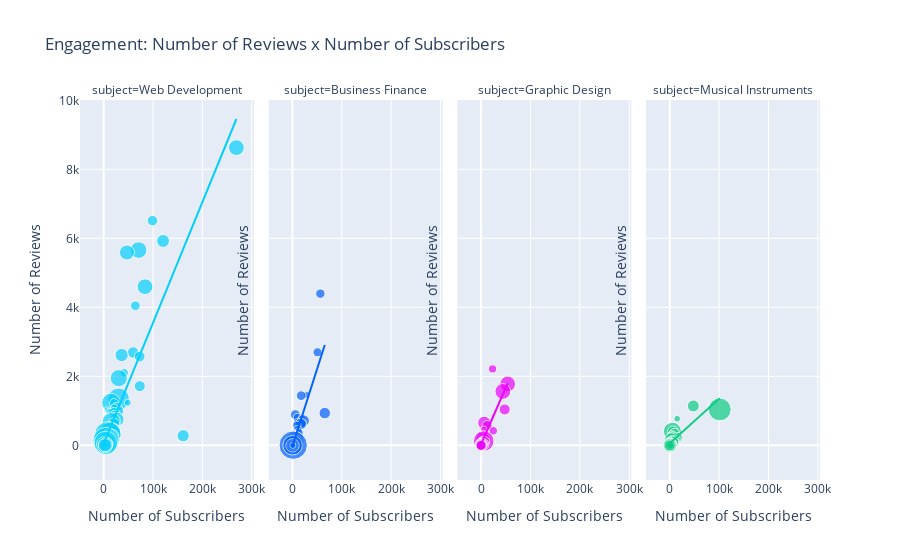

This figure's notebook cell:
### Code cell
fig = px.scatter(free_courses_df,
       size = 'num_lectures',
       x    = 'num_subscribers',
       y    = 'num_reviews',
       trendline = 'ols',
       facet_col ='subject',
       color = 'subject',
       color_discrete_sequence = ['#03cffc','#0362fc','#eb03fc','#0ecc83'],
       hover_name= 'course_title',
       title='Engagement: Number of Reviews x Number of Subscribers'
      )

fig.update_layout(showlegend=False)
fig.update_xaxes(title='Number of Subscribers')
fig.update_yaxes(title='Number of Reviews')
fig.show()

### Figure 1 — Plotly figure (JSON) as saved in the notebook; plotly's stock layout.template omitted (floating-point values rounded to 4 significant figures; data arrays with more than 128 entries replaced by an {"elided": "..."} marker saying what was removed)
{"data": [{"hovertemplate": "<b>%{hovertext}</b><br><br>subject=Web Development<br>num_subscribers=%{x}<br>num_reviews=%{y}<br>num_lectures=%{marker.size}<extra></extra>", "hovertext": {"elided": "133 str values"}, "legendgroup": "Web Development", "marker": {"color": "#03cffc", "size": {"elided": "133 int values"}, "sizemode": "area", "sizeref": 0.3625, "symbol": "circle"}, "mode": "markers", "name": "Web Development", "orientation": "v", "showlegend": true, "type": "scatter", "x": {"elided": "133 int values"}, "xaxis": "x", "y": {"elided": "133 int values"}, "yaxis": "y"}, {"hovertemplate": "<b>OLS trendline</b><br>num_reviews = 0.0349697 * num_subscribers + 53.9803<br>R<sup>2</sup>=0.666323<br><br>subject=Web Development<br>num_subscribers=%{x}<br>num_reviews=%{y} <b>(trend)</b><extra></extra>", "legendgroup": "Web Development", "marker": {"color": "#03cffc", "symbol": "circle"}, "mode": "lines", "name": "Web Development", "showlegend": false, "type": "scatter", "x": {"elided": "133 int values"}, "xaxis": "x", "y": {"elided": "133 float values"}, "yaxis": "y"}, {"hovertemplate": "<b>%{hovertext}</b><br><br>subject=Business Finance<br>num_subscribers=%{x}<br>num_reviews=%{y}<br>num_lectures=%{marker.size}<extra></extra>", "hovertext": ["Accounting in 60 Minutes - A Brief Introduction", "Stock Market Investing for Beginners", "Introduction to Financial Modeling", "Financial Accounting - A Brief Introduction", "Bitcoin or How I Learned to Stop Worrying and Love Crypto", "Como Investir em Ações para Iniciantes", "Beginners Binary Options Course", "Stock Market Foundations", "Forex Basics", "Corporate Finance - A Brief Introduction", "Financial Analysis:  A Recipe for Success", "Fundamentals of Forex Trading", "Hedge Fund Trading System", "Bitcoin For Beginners: Your Quick Start Guide To Bitcoin", "Build a DCF Model from Scratch", "Introduction to Digital Payments ", "Cómo ganar dinero invirtiendo en bolsa", "Trading Options For Consistent Returns: Options Basics", "สอนเทรดไบนารี่ อ๊อฟชั่นอย่างง่าย", "Trading for Beginners - Entry Level", "Guía práctica para comprar acciones en la Bolsa de USA", "Binary Options Course - Level 2", "Futures/Commodity Training (Basics)", "Curso de Day Trader para Iniciantes", "Learn to Trade Forex Naked Price Action Big Shadow Trade", "Forex Trading For Beginners ", "Investment Crowdfunding 101 (a.k.a Equity Crowdfunding)", "Learn How to Trade Binary Options Professionally", "Apply finance concepts for smart project management", "Introductory Forex Trading Course", "Budgeting Hacks to Build Wealth!", "Website Investing 101 - Buying & Selling Online Businesses", "The Advanced Forex Course for Smart Traders", "The Beginner's Guide to the Futures and Options Trading", "Introduction to Cryptocurrencies and Blockchain", "Accounting Basics by Hector Garcia, CPA", "Interpreting financial statements", "Beginners Guide to Stock Market Investing", "How I Trade Forex Successfully", "Bitcoin for Accountants", "Grundlagen der finanziellen Unabhängigkeit", "Improve Your Financial Literacy", "Day Trading Market Structure Signals", "Introduction to Value Growth Investing", "Introduction to Corporate Finance (Mergers & Acquisitions)", "IAS 1-Presentation of Financial Statements ", "Silver, Gold, and Inflation", "Free Options 101 - Basic of Call and Put Options in 1 Hours", "Binary, Forex, Stock and Bitcoin Trading Strategy", "How To Set Up A Limited Company In The UK", "Introduction to the CFA Program", "Options Trading 101: The Basics", "Introduction to Equity Markets", "IAS 12 - Accounting for Income Taxes (Basics)", "IAS37 - Provisions, Contingents Liabilities & Assets", "Learn Wave accounting to maintain books properly", "Mental Models For Wall Street - Become A Better Trader", "Beginners Forex strategy", "MetaTrader4 Platform Training", "财务分析与估值建模入门", "Forex: What's a Trend and When it is Strong and Reliable", "The Tax Advantaged Investor: A Guide to Legal Tax Reduction!", "Crash Course on Cost of Capital and Capital Structuring", "IAS 16-Property,Plant and Equipment ", "Financial Modeling 101", "How To Profit From Stock Market Volatility", "IAS 10 - Events After Reporting Date", "CurrencyFair - Avoid Bank Charges when converting currencies", "Forex for Beginners: Easy Forex Trading for Beginners", "IAS 18 - Revenue", "Use Crowdfunding Effectively With Indiegogo and Kickstarter", "Become A Forex Trader - Forex trading like a professional", "IAS 8-Accounting Policies ,Changes in Accounting Estimates", "Forex & Financial Market Trading Tutorial- Online Strategies", "Forex Trading For Beginners: Technical Trading", "Demystifying Your Personal Tax Return", "IFRIC 13-Customer Loyalty Programmes (Revenue)", "Optimizing investment to maximise your return", "Succeed in Stocks Even if you Don't Know Where to Start", "Succeed in Futures Even if You Don't Know Where to Start", "Stocks: Quick Method to get started Investing", "The Binary Institute - Introductory Course in Binary Options", "Multiply your returns using 'Value Investing\",https://www.udemy.com/multiply-your-returns-using-value-investing/,true,20,1942,19,63,All Levels,4.5 hours,2015-07-23T00:08:33Z\n874284,Weekly Forex Analysis by Baraq FX\"", "Studying the CFA Program exams (Mandarin language version)", "Binary Beginners Mastery Strategy.", "¡Triunfar en La Bolsa de Valores No Requiere de Experiencia!", "How to start a successful career in finance?", "Surviving Introduction to Finance", "Options Trading Essentials: The ULTIMATE Guides", "How to Invest in Startups - Expert Reveals Winning Secrets.", "الدروس التعليمية لسوق الفوركس والأسواق المالية الأخرى", "Cost of Capital and Weighted Average Cost of Capital", "Preparation of Consolidated Financial Statements (Basic)", "Condor Broken Wing Butterfly Options Trading Course System", "Zoho Books Gestion Financière d'Entreprise pas à pas", "Making Tax Digital - UK HMRC Legislation Explained"], "legendgroup": "Business Finance", "marker": {"color": "#0362fc", "size": [16, 15, 8, 17, 24, 18, 14, 9, 26, 17, 14, 23, 12, 15, 5, 17, 10, 20, 25, 16, 36, 9, 6, 13, 11, 22, 11, 7, 24, 15, 7, 51, 25, 20, 11, 5, 54, 42, 12, 6, 9, 10, 5, 10, 30, 8, 11, 26, 14, 11, 6, 11, 31, 17, 29, 27, 35, 20, 15, 10, 30, 25, 19, 20, 5, 11, 8, 11, 9, 23, 9, 19, 15, 69, 16, 14, 6, 11, 10, 15, 7, 6, 14, 5, 14, 6, 27, 13, 20, 145, 69, 22, 18, 15, 33, 7], "sizemode": "area", "sizeref": 0.3625, "symbol": "circle"}, "mode": "markers", "name": "Business Finance", "orientation": "v", "showlegend": true, "type": "scatter", "x": [56659, 50855, 29167, 17847, 65576, 6024, 10540, 19339, 22344, 11724, 19614, 17160, 8985, 10670, 4653, 12217, 2740, 4077, 2079, 5077, 4876, 5874, 4863, 1278, 5407, 9483, 4607, 5144, 3465, 5931, 4931, 6811, 8236, 6185, 3775, 1924, 2119, 3283, 5768, 3519, 1059, 9995, 5529, 2768, 2080, 2674, 5597, 2481, 3757, 2075, 4248, 1514, 4770, 4269, 2247, 1089, 1067, 2144, 1819, 505, 2955, 1888, 5007, 2166, 1086, 1736, 2146, 1730, 1780, 2571, 6533, 1735, 2122, 3137, 1685, 3426, 2058, 1696, 2554, 3014, 718, 1121, 3035, 1168, 927, 338, 1318, 1362, 1352, 1625, 368, 405, 965, 16, 229, 743], "xaxis": "x2", "y": [4397, 2698, 1463, 1440, 936, 890, 799, 794, 712, 649, 635, 620, 584, 444, 395, 351, 306, 281, 258, 256, 210, 207, 202, 200, 192, 183, 181, 169, 161, 158, 154, 151, 144, 138, 138, 120, 111, 109, 109, 102, 96, 96, 90, 83, 83, 81, 76, 71, 70, 69, 66, 66, 64, 60, 53, 50, 50, 47, 45, 43, 43, 42, 41, 38, 37, 36, 35, 34, 32, 32, 32, 31, 30, 30, 29, 27, 22, 22, 20, 19, 13, 12, 12, 9, 8, 7, 7, 7, 6, 5, 3, 3, 0, 0, 0, 0], "yaxis": "y2"}, {"hovertemplate": "<b>OLS trendline</b><br>num_reviews = 0.044828 * num_subscribers + -30.3283<br>R<sup>2</sup>=0.693220<br><br>subject=Business Finance<br>num_subscribers=%{x}<br>num_reviews=%{y} <b>(trend)</b><extra></extra>", "legendgroup": "Business Finance", "marker": {"color": "#0362fc", "symbol": "circle"}, "mode": "lines", "name": "Business Finance", "showlegend": false, "type": "scatter", "x": [16, 229, 338, 368, 405, 505, 718, 743, 927, 965, 1059, 1067, 1086, 1089, 1121, 1168, 1278, 1318, 1352, 1362, 1514, 1625, 1685, 1696, 1730, 1735, 1736, 1780, 1819, 1888, 1924, 2058, 2075, 2079, 2080, 2119, 2122, 2144, 2146, 2166, 2247, 2481, 2554, 2571, 2674, 2740, 2768, 2955, 3014, 3035, 3137, 3283, 3426, 3465, 3519, 3757, 3775, 4077, 4248, 4269, 4607, 4653, 4770, 4863, 4876, 4931, 5007, 5077, 5144, 5407, 5529, 5597, 5768, 5874, 5931, 6024, 6185, 6533, 6811, 8236, 8985, 9483, 9995, 10540, 10670, 11724, 12217, 17160, 17847, 19339, 19614, 22344, 29167, 50855, 56659, 65576], "xaxis": "x2", "y": [-29.61, -20.06, -15.18, -13.83, -12.17, -7.69, 1.858, 2.979, 11.23, 12.93, 17.14, 17.5, 18.35, 18.49, 19.92, 22.03, 26.96, 28.76, 30.28, 30.73, 37.54, 42.52, 45.21, 45.7, 47.22, 47.45, 47.49, 49.47, 51.21, 54.31, 55.92, 61.93, 62.69, 62.87, 62.91, 64.66, 64.8, 65.78, 65.87, 66.77, 70.4, 80.89, 84.16, 84.92, 89.54, 92.5, 93.76, 102.1, 104.8, 105.7, 110.3, 116.8, 123.3, 125.0, 127.4, 138.1, 138.9, 152.4, 160.1, 161.0, 176.2, 178.3, 183.5, 187.7, 188.3, 190.7, 194.1, 197.3, 200.3, 212.1, 217.5, 220.6, 228.2, 233.0, 235.5, 239.7, 246.9, 262.5, 275.0, 338.9, 372.5, 394.8, 417.7, 442.2, 448.0, 495.2, 517.3, 738.9, 769.7, 836.6, 848.9, 971.3, 1277.0, 2249.0, 2510.0, 2909.0], "yaxis": "y2"}, {"hovertemplate": "<b>%{hovertext}</b><br><br>subject=Graphic Design<br>num_subscribers=%{x}<br>num_reviews=%{y}<br>num_lectures=%{marker.size}<extra></extra>", "hovertext": ["Graphic Design - An Overview of the Field", "Photoshop In-Depth: Master all of Photoshop's Tools Easily", "Professional Logo Design in Adobe Illustrator", "Figure Drawing From Life Using The Reilly Technique.", "Primeros Pasos con Photoshop CC", "Quote Images for Pinterest, Facebook, & Instagram", "Create Stunning Infographics to Share your Ideas", "Learn to Design a Letterhead - A Beginners Course", "Learn Illustrator By Recreating Top 3 Logos - Beginner Guide", "How to design a business card on Photoshop (for beginners)", "Photoshop & Illustrator CC Essentials in Arabic", "Convert Image to Vector in Adobe illustrator", "Most Wanted Flat Design Techniques #1: Desert Island", "Start Making Comics with Manga Studio 5 / Clip Studio Paint", "Creare un logo con Adobe Illustrator", "How to Design an Awesome Letterhead in Adobe Illustrator", "Draw a realistic Fantail using pencil", "Draw a Kitten", "How to stylize your photos in Photoshop with color overlays", "Adobe Illustrator Course in Urdu Basics Level Training", "Ferramentas Visuais", "Canva: Design Album Cover Artwork in Minutes - No More Fees!", "Photoshop Essentials - Uma Introdução Detalhada", "Digital Art in Adobe Illustrator CC: Angry Bird, Tom & Jerry", "Aprenda Modelagem 3D com o 123D Design", "Illustrator Quick Tip：10分でKawaiiカメレオンを描こう", "Adobe Indesign CC Başlangıç", "Make yourself a Santa Claus: Photoshop Manipulation", "Voxel 3D Model Creation Course", "Deinen Roman setzen mit PagePlus in 10 einfachen Schritten", "Learn Comic Book Color Flatting! (Coloring Assistant role)", "Photoshop CC 2015 Top New Features", "AutoCAD Course - Learn Online AutoCAD in Urdu Hindi", "Cómo crear maquetas con Adobe XD", "画像加工の初心者でも「１日」で初歩を覚えられる無料講座"], "legendgroup": "Graphic Design", "marker": {"color": "#eb03fc", "size": [12, 45, 45, 22, 31, 18, 7, 13, 11, 12, 33, 13, 15, 77, 13, 18, 20, 11, 17, 8, 18, 11, 24, 28, 27, 7, 22, 8, 8, 25, 6, 13, 22, 21, 18], "sizemode": "area", "sizeref": 0.3625, "symbol": "circle"}, "mode": "markers", "name": "Graphic Design", "orientation": "v", "showlegend": true, "type": "scatter", "x": [23229, 53851, 44044, 47811, 6429, 12103, 5175, 24687, 8786, 5086, 3329, 3251, 4294, 5301, 1447, 4776, 6754, 3812, 3512, 1433, 817, 3103, 800, 3108, 334, 381, 637, 2665, 1031, 69, 946, 1477, 105, 217, 21], "xaxis": "x3", "y": [2215, 1779, 1563, 1041, 654, 576, 470, 423, 245, 197, 193, 158, 143, 125, 121, 115, 109, 68, 58, 57, 42, 42, 39, 27, 26, 24, 21, 20, 9, 6, 3, 3, 2, 2, 0], "yaxis": "y3"}, {"hovertemplate": "<b>OLS trendline</b><br>num_reviews = 0.0327155 * num_subscribers + 35.9413<br>R<sup>2</sup>=0.705887<br><br>subject=Graphic Design<br>num_subscribers=%{x}<br>num_reviews=%{y} <b>(trend)</b><extra></extra>", "legendgroup": "Graphic Design", "marker": {"color": "#eb03fc", "symbol": "circle"}, "mode": "lines", "name": "Graphic Design", "showlegend": false, "type": "scatter", "x": [21, 69, 105, 217, 334, 381, 637, 800, 817, 946, 1031, 1433, 1447, 1477, 2665, 3103, 3108, 3251, 3329, 3512, 3812, 4294, 4776, 5086, 5175, 5301, 6429, 6754, 8786, 12103, 23229, 24687, 44044, 47811, 53851], "xaxis": "x3", "y": [36.63, 38.2, 39.38, 43.04, 46.87, 48.41, 56.78, 62.11, 62.67, 66.89, 69.67, 82.82, 83.28, 84.26, 123.1, 137.5, 137.6, 142.3, 144.9, 150.8, 160.7, 176.4, 192.2, 202.3, 205.2, 209.4, 246.3, 256.9, 323.4, 431.9, 795.9, 843.6, 1477.0, 1600.0, 1798.0], "yaxis": "y3"}, {"hovertemplate": "<b>%{hovertext}</b><br><br>subject=Musical Instruments<br>num_subscribers=%{x}<br>num_reviews=%{y}<br>num_lectures=%{marker.size}<extra></extra>", "hovertext": ["Getting Started with Playing Guitar", "Free Beginner Electric Guitar Lessons", "Introduction to Piano - By PGN Piano!", "Play Piano in 30 Days! - Start Playing NOW!", "Get started playing blues harmonica", "The Total Beginner's Guitar Course", "Jazz Guitar Tips, Tricks and Licks", "Piano Music Theory (Back To Basics) by JFilt", "5 lecciones que todo guitarrista debe tomar", "Acoustic Guitar Basics", "7 Ways A Beginner Guitarist Can Sound Better, Instantly!", "PI-101 Top 10 Classical Piano Pieces for Beginners", "Tenor Banjo for Absolute Beginners", "Aprendiendo Piano: Ejercicios de calentamiento", "Acoustic Blues Guitar Lessons", "Beginner Violin 101: Care, Maintenance, and the Right Gear", "Guitar Crash Course (No Experience Necessary)", "Ukelele exprés: aprende a tocar en menos de un mes", "The Essentials of Acoustic Guitar Strumming Patterns", "Guitar Kick Start", "Darbuka Drumming: Learn how to play the Darbuka Dounbek", "Blues Master - Beginner's Techniques Piano Course", "Fingerstyle Guitar Mastery: 3 Techniques You Need To Know", "Guitar Lessons: The Essential Beginner & Intermediate Course", "Essential Theory and Technique for Guitar", "How To Play Blues Guitar - Broonzy & McGhee Blues Lessons", "Beginner's Guitar: Tuning, Strumming, and Chords!", "Learn Monster GODJ", "A beginner`s guide to fingerpicking and strumming guitar'", "Guitar Lessons - String Bending And Vibrato Essentials", "The 80/20 Guitar: Write Music and Play Guitar in 30 Days", "Piano Tutorial : Ludovico Einaudi - Una Mattina", "Beginner Guitar Quick-Start Course", "Bluegrass Guitar Essentials: Webisodes 1 & 2", "Strumming from scratch - Rhythm guitar lesson for Beginners", "How to Play Piano - Your First Lesson!", "Learn to Play Harp: Beginners Course", "ブルースギター入門", "Pentatonic Scale Crash Course for Bass Guitar", "Your First 10 Guitar Lessons - Learn how to play guitar", "Drums for Beginners", "Learn to play in the Key of G on any Bluegrass Instrument", "Getting Started with the Guitar in 5 Days", "What you can learn before Piano Lessons", "Piano Building Blocks: Learn Chord Additions & Variations", "Learn to Play Tabla - The Indian drums"], "legendgroup": "Musical Instruments", "marker": {"color": "#0ecc83", "size": [26, 95, 8, 58, 23, 17, 21, 12, 14, 21, 7, 38, 34, 11, 10, 29, 29, 25, 19, 22, 11, 16, 13, 23, 22, 6, 6, 12, 20, 5, 24, 6, 7, 9, 13, 13, 10, 23, 24, 18, 15, 36, 24, 31, 9, 20], "sizemode": "area", "sizeref": 0.3625, "symbol": "circle"}, "mode": "markers", "name": "Musical Instruments", "orientation": "v", "showlegend": true, "type": "scatter", "x": [47652, 101154, 14922, 5188, 6853, 9193, 9351, 4967, 4452, 14495, 4529, 6292, 3167, 1876, 8217, 5543, 5769, 888, 2995, 3160, 1094, 2618, 3042, 2566, 2285, 8240, 2577, 991, 3481, 3325, 2610, 1631, 2084, 970, 530, 662, 408, 462, 898, 924, 1618, 349, 270, 61, 375, 1], "xaxis": "x4", "y": [1141, 1042, 772, 410, 398, 357, 331, 308, 263, 224, 193, 183, 161, 109, 109, 107, 78, 64, 51, 47, 45, 41, 40, 39, 34, 31, 30, 29, 29, 28, 28, 23, 20, 14, 11, 7, 7, 6, 6, 4, 4, 3, 1, 1, 0, 0], "yaxis": "y4"}, {"hovertemplate": "<b>OLS trendline</b><br>num_reviews = 0.012908 * num_subscribers + 62.945<br>R<sup>2</sup>=0.663293<br><br>subject=Musical Instruments<br>num_subscribers=%{x}<br>num_reviews=%{y} <b>(trend)</b><extra></extra>", "legendgroup": "Musical Instruments", "marker": {"color": "#0ecc83", "symbol": "circle"}, "mode": "lines", "name": "Musical Instruments", "showlegend": false, "type": "scatter", "x": [1, 61, 270, 349, 375, 408, 462, 530, 662, 888, 898, 924, 970, 991, 1094, 1618, 1631, 1876, 2084, 2285, 2566, 2577, 2610, 2618, 2995, 3042, 3160, 3167, 3325, 3481, 4452, 4529, 4967, 5188, 5543, 5769, 6292, 6853, 8217, 8240, 9193, 9351, 14495, 14922, 47652, 101154], "xaxis": "x4", "y": [62.96, 63.73, 66.43, 67.45, 67.79, 68.21, 68.91, 69.79, 71.49, 74.41, 74.54, 74.87, 75.47, 75.74, 77.07, 83.83, 84.0, 87.16, 89.85, 92.44, 96.07, 96.21, 96.63, 96.74, 101.6, 102.2, 103.7, 103.8, 105.9, 107.9, 120.4, 121.4, 127.1, 129.9, 134.5, 137.4, 144.2, 151.4, 169.0, 169.3, 181.6, 183.6, 250.0, 255.6, 678.0, 1369.0], "yaxis": "y4"}], "layout": {"annotations": [{"font": {}, "showarrow": false, "text": "subject=Web Development", "x": 0.1175, "xanchor": "center", "xref": "paper", "y": 1, "yanchor": "bottom", "yref": "paper"}, {"font": {}, "showarrow": false, "text": "subject=Business Finance", "x": 0.3725, "xanchor": "center", "xref": "paper", "y": 1, "yanchor": "bottom", "yref": "paper"}, {"font": {}, "showarrow": false, "text": "subject=Graphic Design", "x": 0.6275, "xanchor": "center", "xref": "paper", "y": 1, "yanchor": "bottom", "yref": "paper"}, {"font": {}, "showarrow": false, "text": "subject=Musical Instruments", "x": 0.8825, "xanchor": "center", "xref": "paper", "y": 1, "yanchor": "bottom", "yref": "paper"}], "autosize": true, "legend": {"itemsizing": "constant", "title": {"text": "subject"}, "tracegroupgap": 0}, "showlegend": false, "title": {"text": "Engagement: Number of Reviews x Number of Subscribers"}, "xaxis": {"anchor": "y", "autorange": true, "domain": [0, 0.235], "range": [-39720.0, 299500.0], "title": {"text": "Number of Subscribers"}, "type": "linear"}, "xaxis2": {"anchor": "y2", "autorange": true, "domain": [0.255, 0.49], "matches": "x", "range": [-39720.0, 299500.0], "title": {"text": "Number of Subscribers"}, "type": "linear"}, "xaxis3": {"anchor": "y3", "autorange": true, "domain": [0.51, 0.745], "matches": "x", "range": [-39720.0, 299500.0], "title": {"text": "Number of Subscribers"}, "type": "linear"}, "xaxis4": {"anchor": "y4", "autorange": true, "domain": [0.765, 1.0], "matches": "x", "range": [-39720.0, 299500.0], "title": {"text": "Number of Subscribers"}, "type": "linear"}, "yaxis": {"anchor": "x", "autorange": true, "domain": [0, 1], "range": [-1599.0, 10040.0], "title": {"text": "Number of Reviews"}, "type": "linear"}, "yaxis2": {"anchor": "x2", "autorange": true, "domain": [0, 1], "matches": "y", "range": [-1599.0, 10040.0], "showticklabels": false, "title": {"text": "Number of Reviews"}, "type": "linear"}, "yaxis3": {"anchor": "x3", "autorange": true, "domain": [0, 1], "matches": "y", "range": [-1599.0, 10040.0], "showticklabels": false, "title": {"text": "Number of Reviews"}, "type": "linear"}, "yaxis4": {"anchor": "x4", "autorange": true, "domain": [0, 1], "matches": "y", "range": [-1599.0, 10040.0], "showticklabels": false, "title": {"text": "Number of Reviews"}, "type": "linear"}}}
